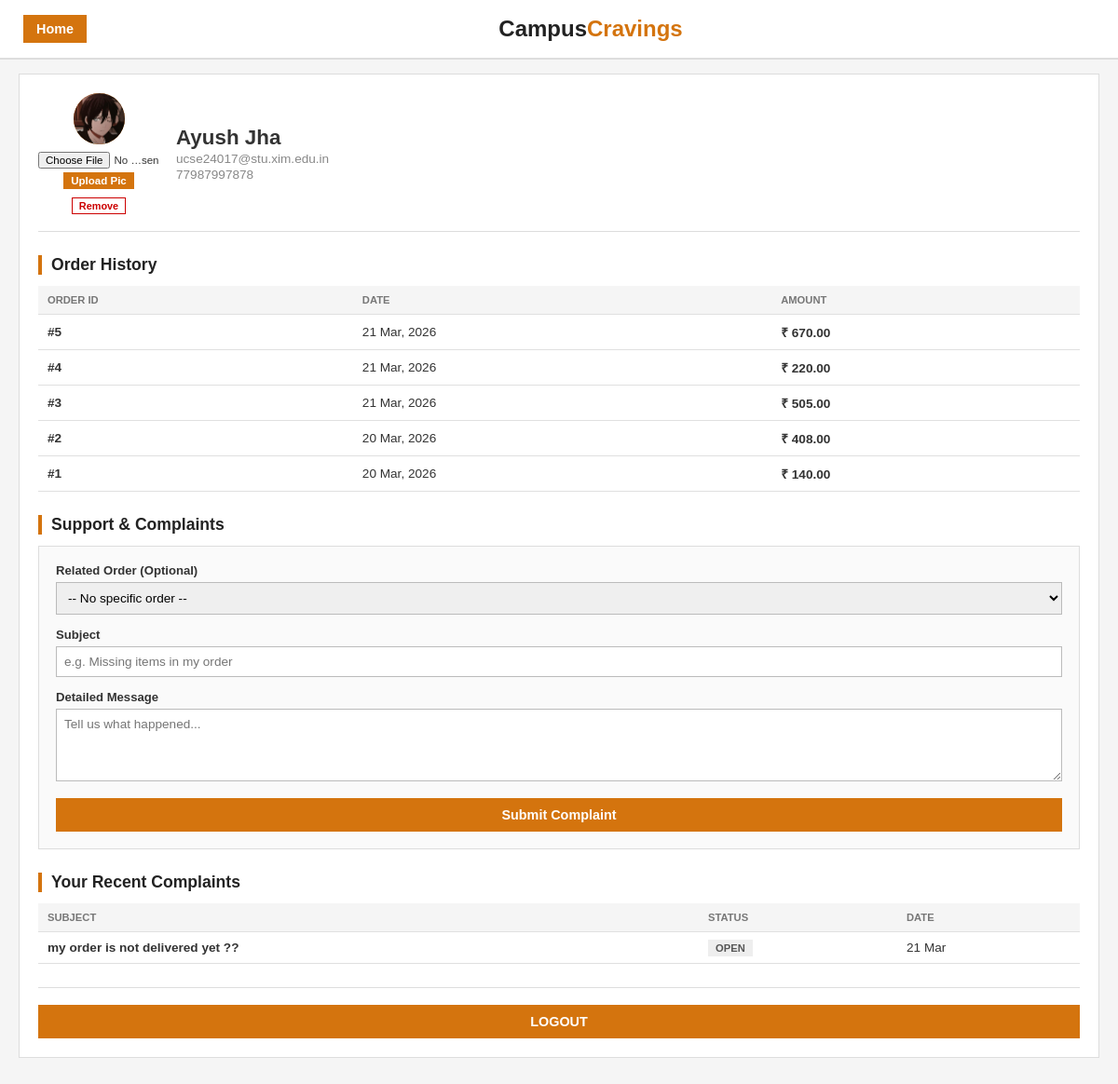
Before: /profile.php (signed in) with the older database file.
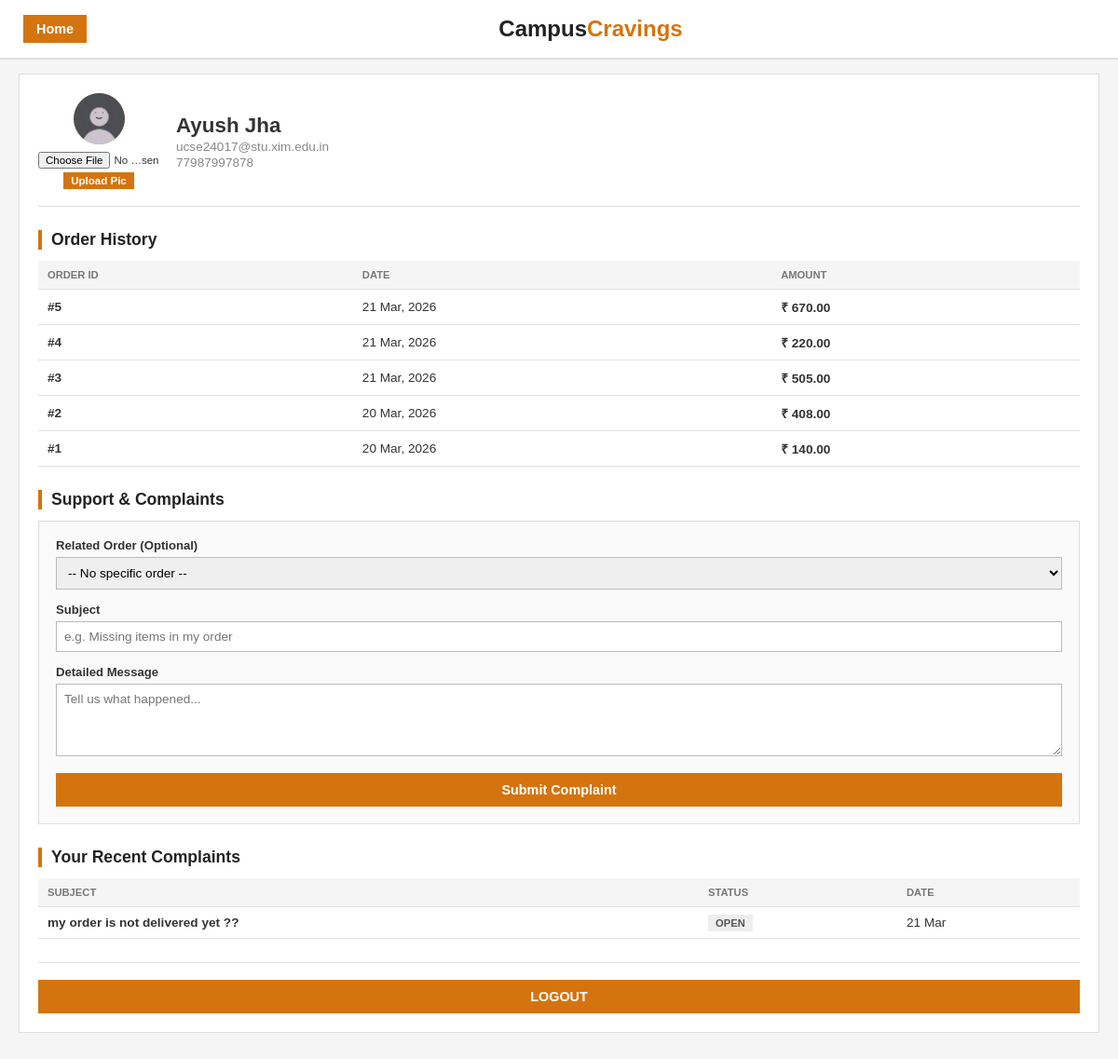
After: the same page with the newer database file.
### tables this page shows
CREATE TABLE `users` (
  `id` int(11) NOT NULL AUTO_INCREMENT,
  `name` varchar(100) NOT NULL,
  `email` varchar(100) NOT NULL,
  `course` varchar(100) DEFAULT NULL,
  `rollno` varchar(50) DEFAULT NULL,
  `password` varchar(255) NOT NULL,
  `role` enum('student','restaurant','admin') DEFAULT 'student',
  `phone` varchar(20) DEFAULT NULL,
  `created_at` timestamp NOT NULL DEFAULT CURRENT_TIMESTAMP,
  `profile_picture` varchar(255) DEFAULT 'default.jpeg',
  PRIMARY KEY (`id`),
  UNIQUE KEY `email` (`email`)
);

CREATE TABLE `orders` (
  `id` int(11) NOT NULL AUTO_INCREMENT,
  `user_id` int(11) DEFAULT NULL,
  `restaurant_id` int(11) DEFAULT NULL,
  `total_amount` decimal(10,2) NOT NULL,
  `status` enum('Pending','Preparing','Out for Delivery','Delivered','Cancelled') DEFAULT 'Pending',
  `order_date` timestamp NOT NULL DEFAULT CURRENT_TIMESTAMP,
  PRIMARY KEY (`id`),
  KEY `user_id` (`user_id`),
  KEY `restaurant_id` (`restaurant_id`),
  CONSTRAINT `orders_fk_user` FOREIGN KEY (`user_id`) REFERENCES `users` (`id`) ON DELETE CASCADE,
  CONSTRAINT `orders_fk_restaurant` FOREIGN KEY (`restaurant_id`) REFERENCES `restaurants` (`id`) ON DELETE SET NULL
);

CREATE TABLE `complaints` (
  `id` int(11) NOT NULL AUTO_INCREMENT,
  `user_id` int(11) DEFAULT NULL,
  `order_id` int(11) DEFAULT NULL,
  `subject` varchar(255) DEFAULT NULL,
  `message` text DEFAULT NULL,
  `status` enum('Open','Resolved') DEFAULT 'Open',
  `created_at` timestamp NOT NULL DEFAULT CURRENT_TIMESTAMP,
  PRIMARY KEY (`id`),
  KEY `user_id` (`user_id`),
  KEY `order_id` (`order_id`),
  CONSTRAINT `complaints_fk_user` FOREIGN KEY (`user_id`) REFERENCES `users` (`id`) ON DELETE CASCADE,
  CONSTRAINT `complaints_fk_order` FOREIGN KEY (`order_id`) REFERENCES `orders` (`id`) ON DELETE SET NULL
);

### profile.php (the view, shortened to what this page needs)
<?php
$userId = null;
if (isset($_SESSION['user_id'])) {
    $userId = $_SESSION['user_id'];
}
else {
    header("Location: login.php");
    exit;
}
require_once 'php/db_connect.php';
$userData = mysqli_query($conn, "SELECT * FROM users WHERE id = '$userId'");
$usr = mysqli_fetch_assoc($userData);
$orderData = mysqli_query($conn, "SELECT * FROM orders WHERE user_id = '$userId' ORDER BY order_date DESC");
$orderList = [];
if ($orderData) {
while ($o = mysqli_fetch_assoc($orderData)) {
        $orderList[] = $o;
    }
}
$compData = mysqli_query($conn, "SELECT * FROM complaints WHERE user_id = '$userId' ORDER BY created_at DESC");
$compList = [];
if ($compData) {
    while ($c = mysqli_fetch_assoc($compData)) {
    $compList[] = $c;
    }
}
?>
<!DOCTYPE html>
<html lang="en">
<head>
    <link rel="stylesheet" href="css/home.css">
<link rel="stylesheet" href="css/profile.css">
</head>
<body>
<div class="wrapper">
        <header class="topbar">
            <a href="home.php" class="back-link">Home</a>
        <div class="sitename">Campus<span>Cravings</span></div>
        </header>
        <div class="profile-box">
        <div class="profile-top">
                <div class="avatar-wrapper">
                    <div class="avatar">
                        <?php
$pfp = !empty($usr['profile_picture']) ? htmlspecialchars($usr['profile_picture']) : 'default.jpeg';
?>
                    <img src="assets/pfp/<?php echo $pfp; ?>" alt="Profile Picture" class="profile-img">
                    </div>
                    <form action="php/update_pfp.php" method="POST" enctype="multipart/form-data"
                        class="upload-form">
                    <input type="file" name="pfp" accept="image/*" required class="file-input">
                        <button type="submit" name="action" value="upload" class="upload-btn">Upload Pic</button>
                    </form>
                    <?php if ($pfp !== 'default.jpeg'): ?>
                <form action="php/update_pfp.php" method="POST">
                        <button type="submit" name="action" value="remove" class="remove-btn">Remove</button>
                    </form>
                    <?php endif; ?>
            </div>
                <div class="userinfo">
                    <h1><?php echo htmlspecialchars($usr['name'] ?? 'User'); ?></h1>
                    <p><?php echo htmlspecialchars($usr['email']); ?></p>
                <p class="student-info"><?php echo htmlspecialchars($usr['phone'] ?? ''); ?></p>
                </div>
            </div>
            <div class="section-heading">Order History</div>
            <?php if (empty($orderList)): ?>
            <div class="empty-msg">
                <p>No orders yet. Your food journey starts here!</p>
        </div>
            <?php else: ?>
            <table>
                <thead>
                    <tr>
                    <th>Order ID</th>
                        <th>Date</th>
                        <th>Amount</th>
                    </tr>
                </thead>
            <tbody>
                    <?php foreach ($orderList as $ord): ?>
                    <tr>
                        <td class="bold">#<?php echo $ord['id']; ?></td>
                        <td><?php echo date('d M, Y', strtotime($ord['order_date'])); ?></td>
                    <td class="bold">₹ <?php echo number_format($ord['total_amount'], 2); ?></td>
                </tr>
                    <?php endforeach; ?>
                </tbody>
            </table>
            <?php endif; ?>
        <div class="section-heading">Support & Complaints</div>
            <div class="complaint-box">
                <form action="php/submit_complaint.php" method="POST">
                <div class="form-row">
                        <label for="order_id">Related Order (Optional)</label>
                        <select id="order_id" name="order_id">
                            <option value="">-- No specific order --</option>
                        </select>
                    </div>
                    <div class="form-row">
                    <label for="subject">Subject</label>
                        <input type="text" id="subject" name="subject" required
                            placeholder="e.g. Missing items in my order">
                    </div>
                <div class="form-row">
                        <label for="message">Detailed Message</label>
                        <textarea id="message" name="message" rows="4" required class="complaint-textarea"
                            placeholder="Tell us what happened..."></textarea>
                </div>
                    <button type="submit" class="submit-btn">Submit Complaint</button>
                </form>
            </div>
        <?php if (!empty($compList)): ?>
            <div class="section-heading">Your Recent Complaints</div>
            <table>
                <thead>
                    <tr>
                    <th>Subject</th>
                        <th>Status</th>
                        <th>Date</th>
                    </tr>
                </thead>
            <tbody>
                    <?php foreach ($compList as $comp): ?>
                    <tr>
                        <td class="complaint-subject"><?php echo htmlspecialchars($comp['subject']); ?></td>
                        <td>
                            <span class="status-badge status-default"><?php echo $comp['status']; ?></span>
                    </td>
                        <td><?php echo date('d M', strtotime($comp['created_at'])); ?></td>
                </tr>
                    <?php endforeach; ?>
                </tbody>
            </table>
            <?php endif; ?>
        <div class="logout-area">
                <a href="logout.php" class="logout-btn">LOGOUT</a>
            </div>
        </div>
</div>
</body>
</html>

### css/home.css (style rules this page uses)
* { margin: 0; padding: 0; box-sizing: border-box; font-family: Arial, Helvetica, sans-serif; }
body { background-color: #f5f5f5; color: #333; }
a { color: inherit; }
.wrapper { width: 100%; min-height: 100vh; padding-bottom: 40px; }
.topbar { display: flex; justify-content: space-between; align-items: center; padding: 14px 20px; background: #fff; border-bottom: 2px solid #ddd; }
.sitename { font-size: 1.5rem; font-weight: bold; color: #222; }
.sitename span { color: #d4740e; }
@media (min-width: 768px) { .topbar { padding: 16px 25px; } }

### css/profile.css (style rules this page uses)
.profile-box { max-width: 100%; margin: 15px 20px; padding: 20px; background: #fff; border: 1px solid #ddd; }
.profile-top { display: flex; align-items: center; gap: 18px; border-bottom: 1px solid #ddd; padding-bottom: 18px; margin-bottom: 20px; }
.avatar { width: 55px; height: 55px; background: #d4740e; border-radius: 50%; display: flex; align-items: center; justify-content: center; font-size: 1.4rem; font-weight: bold; color: #fff; overflow: hidden; flex-shrink: 0; }
.userinfo h1 { font-size: 1.4rem; margin: 0; font-weight: bold; }
.userinfo p { color: #888; margin: 2px 0 0; font-size: 0.85rem; }
.section-heading { font-size: 1.1rem; font-weight: bold; margin: 25px 0 12px; color: #222; border-left: 4px solid #d4740e; padding-left: 10px; }
table { width: 100%; border-collapse: collapse; margin-bottom: 20px; }
th, td { text-align: left; padding: 9px 10px; border-bottom: 1px solid #e0e0e0; font-size: 0.85rem; }
th { background: #f5f5f5; color: #777; font-weight: bold; text-transform: uppercase; font-size: 0.7rem; }
.status-badge { padding: 3px 8px; font-size: 0.7rem; font-weight: bold; text-transform: uppercase; }
.complaint-box { background: #fafafa; padding: 18px; border: 1px solid #ddd; }
.form-row { margin-bottom: 14px; }
.form-row label { display: block; margin-bottom: 5px; font-weight: bold; font-size: 0.82rem; }
.form-row input, .form-row textarea, .form-row select { width: 100%; padding: 8px; border: 1px solid #bbb; font-family: inherit; font-size: 0.85rem; }
.avatar-wrapper { display: flex; flex-direction: column; align-items: center; gap: 8px; }
.profile-img { width: 100%; height: 100%; object-fit: cover; }
.upload-form { display: flex; flex-direction: column; align-items: center; gap: 4px; }
.file-input { font-size: 0.72rem; max-width: 130px; }
.upload-btn { background: #d4740e; color: #fff; border: none; padding: 3px 8px; font-weight: bold; cursor: pointer; font-size: 0.72rem; }
.student-info { font-size: 0.82rem; }
.bold { font-weight: bold; }
.complaint-textarea { resize: vertical; }
.complaint-subject { font-weight: bold; }
.status-default { background: #eee; color: #555; }
.logout-area { margin-top: 25px; border-top: 1px solid #ddd; padding-top: 18px; text-align: center; }
.submit-btn, .logout-btn, .back-link { background: #d4740e; color: #fff !important; border: none; padding: 10px; font-weight: bold; cursor: pointer; text-decoration: none; display: inline-block; text-align: center; font-size: 0.9rem; border-radius: 0; }
.submit-btn, .logout-btn { width: 100%; }
.back-link { padding: 7px 14px; width: auto; }
.remove-btn { background: transparent; color: #c00; border: 1px solid #c00; padding: 2px 7px; font-weight: bold; cursor: pointer; font-size: 0.68rem; }

Changed rows visible on the page:
changed users "Ayush Jha": profile_picture: picture removed, a placeholder shows; profile_picture "user_3_1774086474.jpeg" → "default.jpeg" (drawn)
Other visible differences:
text no longer shown: "Remove"
